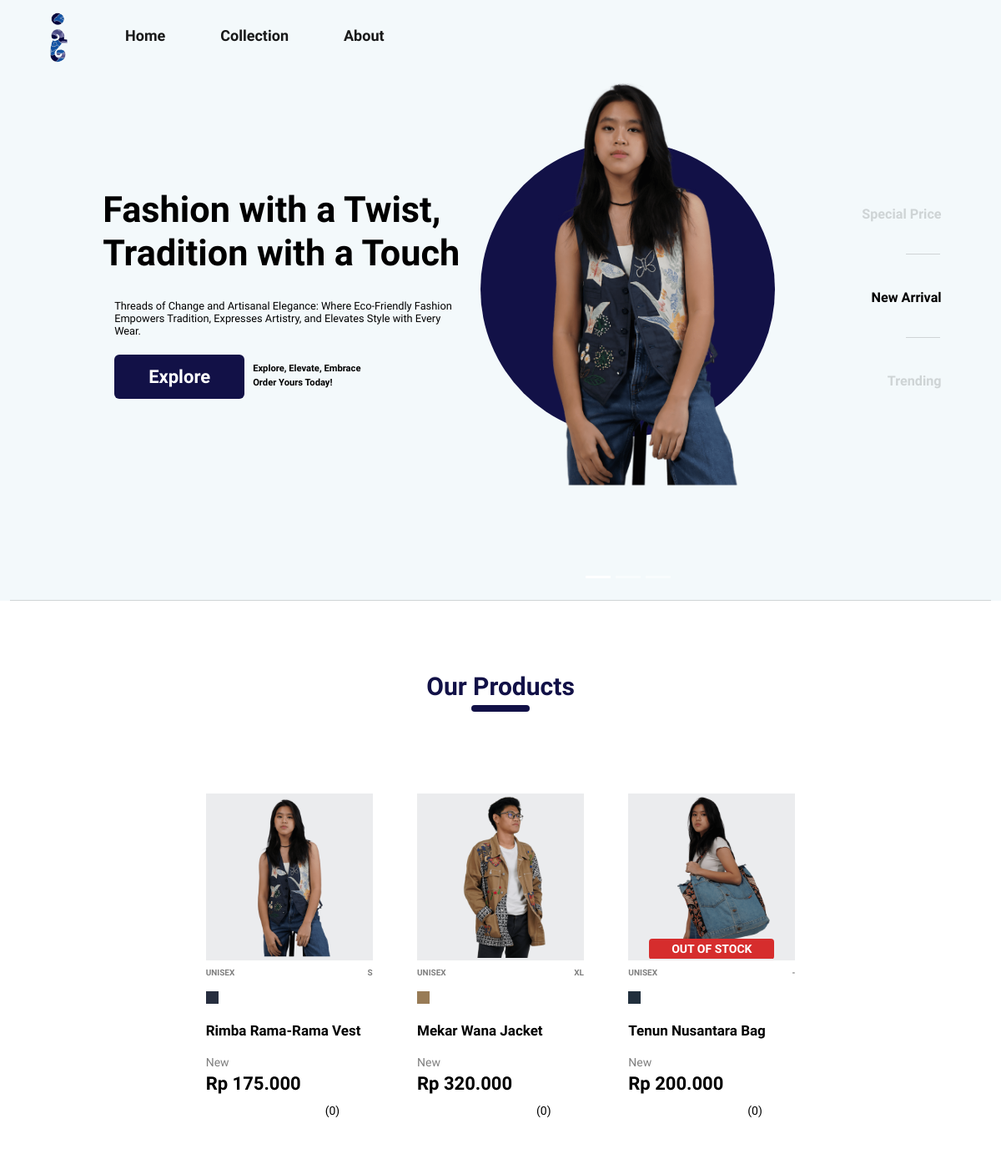
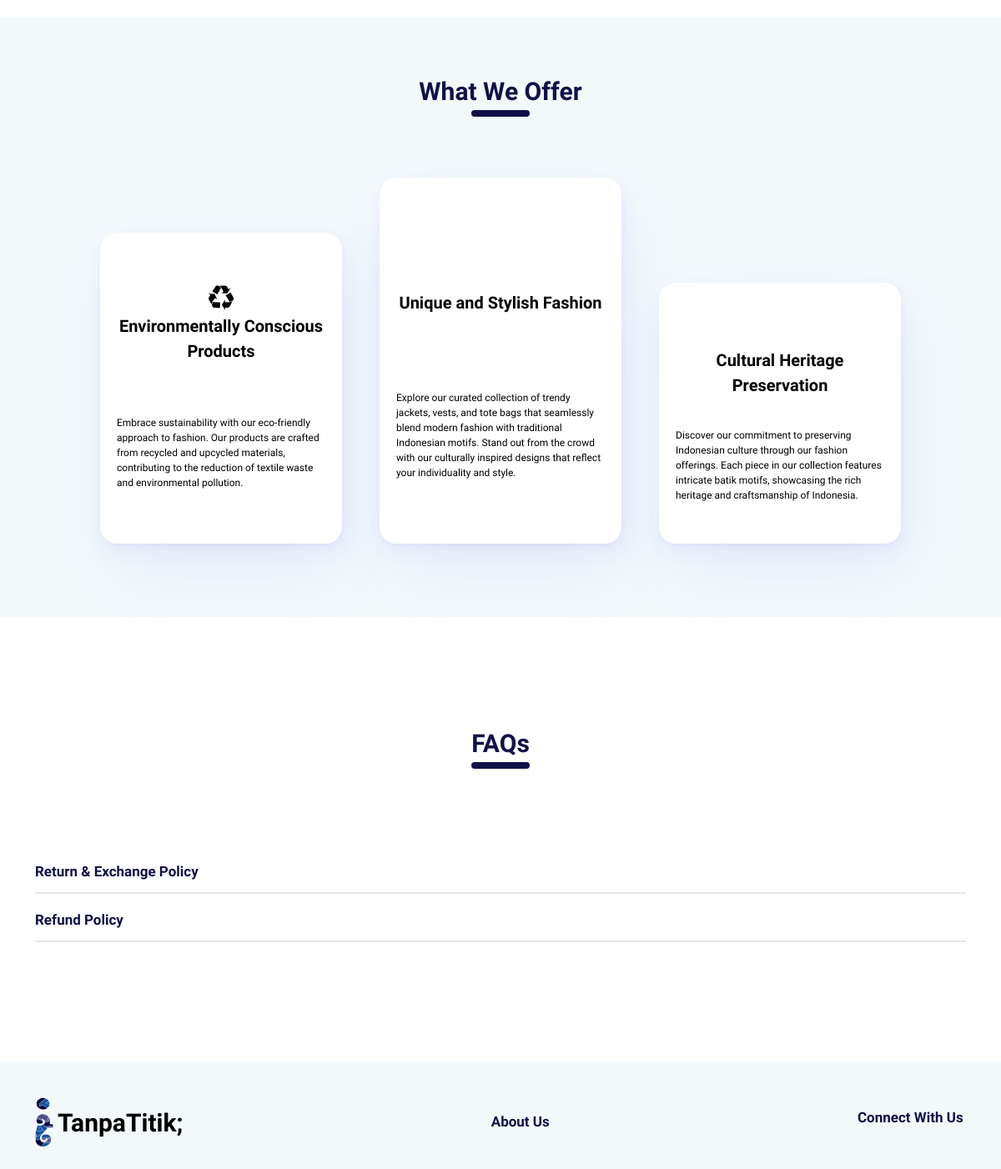
The page / on the database its author committed (2 pictures, top to bottom).
### mainPage/models.py (models this page shows, shortened)
class Additional(models.Model):
    name = models.CharField(max_length=200)
    img = models.ImageField(null=True, blank=True, upload_to="images/")

class Products(models.Model):
    name = models.CharField(max_length=200)
    product_index = models.IntegerField(default=0)
    img = models.ImageField(null=True, blank=True, upload_to="images/")
    color_circle = models.CharField(null=True, blank=True, max_length=200) #charfield or array?
    gender = models.CharField(null=True, blank=True, max_length=200)
    price = models.IntegerField(null=True,blank=True)
    offer = models.BooleanField(default=False)
    date = models.DateField(auto_now_add=True)
    status = models.CharField(null=True, blank=True, max_length=200)
    bio = models.CharField(null=True, blank=True, max_length=200)
    type = models.CharField(null=True, blank=True, max_length=200)
    size = models.CharField(null=True, blank=True, max_length=200)
    color = models.CharField(null=True, blank=True, max_length=200)
    color_hex = models.CharField(null=True, blank=True, max_length=200)
    stock = models.IntegerField(null=True,blank=True)
    @property
    def set_final_star(self):
        stars = self.products_review_set.all()
        stars = list(stars)
        total_stars = 0
        count = 0
        for i in stars:
            count += 1
            total_stars += i.star
        if count != 0:
            total_stars = total_stars / count
        return total_stars
    @property
    def set_final_star_len(self):
        stars = self.products_review_set.all()
        stars = list(stars)
        total_stars = 0
        count = 0
        for i in stars:
            count += 1
            total_stars += i.star
        if count != 0:
            total_stars = total_stars / count
        return count

class FAQs(models.Model):
    subject = models.CharField(max_length=200)
    text = models.CharField(max_length=200)

### mainPage/views.py (the view)
# urls.py: 2. Add a URL to urlpatterns:  path('', views.home, name='home')
def home (request):
    firstProduct = Products.objects.get(product_index=1) #First Displayed in the Carousel
    products = Products.objects.all()
    testimony = Testimony.objects.all()
    faqs = FAQs.objects.all()
    logo = Additional.objects.get(name="logo")
    if request.user.is_authenticated == True:
        customer = Customer.objects.get(user=request.user)
        customer_wishlist = Wishlist.objects.filter(customer=customer)
        order, created = Order.objects.get_or_create(customer=customer, current=True)
    else:
        customer = None
        customer_wishlist = []
        order = {'get_cart_total':0, 'get_cart_items':0}
    if request.POST.get("remove_search_button"):
        print("remove_search_button")
    if request.method == 'POST':
        searched = request.POST.get("search_bar", "")
        products = Products.objects.filter(name__contains=searched)
        print("ues")
    else:
        searched = ""
    return render(request, "main/home.html", {"logo":logo,"user":request.user,"customer":customer,"products":products,"firstProduct":firstProduct,"order":order,"customer_wishlist":customer_wishlist,"testimony":testimony,"faqs":faqs, "searched":searched})

### mainPage/templates/main/home.html (shortened to what this page needs)
<!DOCTYPE html>
{% extends "main/base2.html" %}
{% load static %}
{% load custom_filters %}
    {% block head %}
    <link rel="stylesheet" type="text/css" href="{% static '/css/homePage/home.css' %}">
    <link rel="stylesheet" type="text/css" href="{% static '/css/homePage/collection.css' %}">
    <link rel="stylesheet" type="text/css" href="{% static '/css/homePage/usp.css' %}">
    <link rel="stylesheet" type="text/css" href="{% static '/css/homePage/faq.css' %}">
    <link rel="stylesheet" type="text/css" href="{% static '/css/cart_wishlist/cart.css' %}">
    {% endblock head %}
    {% block content %}
    <div class="container-fluid" style="background-color:#F3F9FB;">
    <div class="container-fluid display">
        <div class="display_title">
          <div class="headline" style="line-height:1.2">
            Fashion with a Twist, Tradition with a Touch
          </div>
          <div class="subheadline" style="">
            Threads of Change and Artisanal Elegance: Where Eco-Friendly Fashion Empowers Tradition, Expresses Artistry, and Elevates Style with Every Wear.
          </div>
          <div class="call_to_action" style="">
            <a href="#collection"><button class="btn btn-primary">Explore</button></a>
            <div>Explore, Elevate, Embrace Order Yours Today!</div>
          </div>
        </div>
        <div class="display_photo">
          <div id="carouselExampleIndicators" class="carousel slide carousels" data-bs-ride="carousel" style="">
            <div class="carousel-indicators">
              <button type="button" data-bs-target="#carouselExampleIndicators" data-bs-slide-to="0" class="active" aria-current="true" aria-label="Slide 1"></button>
              {% for product in products|slice:"1:" %}
                <button type="button" data-bs-target="#carouselExampleIndicators" data-bs-slide-to="{{forloop.counter}}" aria-label="Slide {{forloop.counter|add:"1"}}"></button>
              {% endfor %}
            </div>
             <div class="carousel-inner parent_of_circle" >
              <div class="circle" style="background-color:{{firstProduct.color_circle}}">
                <div class="carousel-item active" style="">
                  <div class="img_div"> <img class="img_overview" src="{{firstProduct.img.url}}" alt="{{firstProduct.color_circle}}"></div>
                </div>
              </div>
            </div>
            <button class="carousel-control-prev button_carousel" type="button" data-bs-target="#carouselExampleIndicators" data-bs-slide="prev" style="left:0.5vw;bottom:20px;">
            </button>
            <button class="carousel-control-next button_carousel" type="button" data-bs-target="#carouselExampleIndicators" data-bs-slide="next" style="right:0.5vw;bottom:20px;">
            </button>
        </div>
        </div>
        <div class="display_status">
          <div>Special Price</div>
          <div>New Arrival</div>
          <div>Trending</div>
        </div>
    </div>
  </div>
    <div class="container collection" id="collection">
        <div class="home-heading">
          <div class="home-heading-text">Our Products</div>
          <div class="home-heading-shape"></div>
        </div>
      <div class="col-products">
        <div>
          {% for product in products %}
          <a href="/product/{{product.id}}">
          <div class="product" >
            <div class="product-img-container">
              <img class="img_product" src="{{product.img.url}}" alt="{{product.color_circle}}">
              {% if user.is_authenticated %}
                {% if product.is_wishlist|length >= 1 %}
                  {% for wishlist in product.is_wishlist %}
                    {% if wishlist.customer.user == user %}
                    <div class="heart is-active update-cart" data-product="{{product.id}}" data-action="remove" onclick="event.preventDefault()"></div>
                    {% else %}
                    <div id="heart{{product.id}}" class="heart update-cart" data-product="{{product.id}}" data-action="add" onclick="event.preventDefault()"></div>
                    {% endif %}
                  {% endfor %}
                {% else %}
                <div id="heart{{product.id}}" class="heart update-cart" data-product="{{product.id}}" data-action="add" onclick="event.preventDefault()"></div>
                {% endif %}
                {% else %}
                <div class="heart disabled" style="transition:none;" onclick="event.preventDefault()" data-bs-toggle="modal" data-bs-target="#exampleModalyes"></div>
              {% endif%}
              {% if product.stock == 0 %}
              <div class="out-of-stock-div"><div>OUT OF STOCK</div></div>
              {% endif %}
            </div>
            <div class="product-gender-size">
              <div class="product-gender">{{product.gender}}</div>
              <div class="product-size">{{product.size}}</div>
            </div>
            <div class="product-color-container">
                <div class="product-color" style="background-color:{{product.color_hex}}">
                </div>
            </div>
            <div class="product-name">{{product.name}}</div>
            {% if product.offer == False %}
              <div class="product-status">
                {% if product.status != None %}
                  {{product.status}}
                {% endif %}
              </div>
              <div class="product-price">Rp {{product.price|add_fullstop}}</div>
            {% endif %}
            <div class="product-review" data-review="{{product.set_final_star}}">
              <div id="{{product.id}}_stars" class="stars" data-product-id="{{product.id}}">
              </div>
              <div class="review-amount">({{product.set_final_star_len}})</div>
            </div>
          </div>
          </a>
          {% endfor %}
        </div>
      </div>
    </div>
    <div class="container-fluid usp">
      <div class="home-heading" style="margin-bottom:50px;margin-top:66px;">
        <div class="home-heading-text">What We Offer</div>
        <div class="home-heading-shape"></div>
      </div>
      <div class="usp-card-container-1">
          <div class="usp-card" style="height:373px;">
            <div class="usp-icon-title-container">
              <div class="usp-icon"><i class="fa fa-recycle" style="font-size:31px;"></i></div>
              <div class="usp-title">Environmentally Conscious Products</div>
            </div>
            <div class="usp-text">Embrace sustainability with our eco-friendly approach to fashion. Our products are crafted from recycled and upcycled materials, contributing to the reduction of textile waste and environmental pollution.</div>
          </div>
          <div class="usp-card">
            <div class="usp-icon-title-container">
              <div class="usp-title">Unique and Stylish Fashion</div>
            </div>
            <div class="usp-text">Explore our curated collection of trendy jackets, vests, and tote bags that seamlessly blend modern fashion with traditional Indonesian motifs. Stand out from the crowd with our culturally inspired designs that reflect your individuality and style.</div>
          </div>
          <div class="usp-card" style="height:313px;">
            <div class="usp-icon-title-container">
              <div class="usp-title">Cultural Heritage Preservation</div>
            </div>
            <div class="usp-text">Discover our commitment to preserving Indonesian culture through our fashion offerings. Each piece in our collection features intricate batik motifs, showcasing the rich heritage and craftsmanship of Indonesia.</div>
          </div>
        </div>
    </div>
    <div class="container faq">
      <div class="home-heading" style="margin-bottom:20px;margin-top:66px;">
        <div class="home-heading-text">FAQs</div>
        <div class="home-heading-shape"></div>
      </div>
      <div class="faq-question-container">
        {% for faq in faqs %}
          <div class="faq-question">
            <div class="faq-head" type="button" data-bs-toggle="collapse" data-bs-target="#faq-no-{{faq.id}}" aria-expanded="false" aria-controls="collapseExample">
              <div class="faq-head-title">{{faq.subject}}</div>
            </div>
          </div>
        {% endfor %}
      </div>
    </div>
    {% endblock %}

### mainPage/templates/main/base2.html (shortened to what this page needs)
<!DOCTYPE html>
{% load static %}
<html lang="en">
<head>
    <link href="https://cdn.jsdelivr.net/npm/bootstrap@5.2.3/dist/css/bootstrap.min.css" rel="stylesheet">
    <link rel="stylesheet" href="https://cdnjs.cloudflare.com/ajax/libs/font-awesome/4.7.0/css/font-awesome.min.css">
    <link rel="stylesheet" type="text/css" href="{% static '/css/general/base2.css' %}">
    <link rel="stylesheet" type="text/css" href="{% static '/css/general/footer.css' %}">
    {% block head %}
    {% endblock head %}
</head>
<body>
   <nav class="navbar navbar-expand-lg bg-body-tertiary fixed-top" id="navMain" style="margin:0px;padding:10px">
    <div class="container-fluid">
      <a class="navbar-brand" id="logo_div" href="#"><img class="logo" src="{{logo.img.url}}" alt="TanpaTitik"></a>
      <div class="collapse navbar-collapse" id="navbarNavAltMarkup">
        <ul class="navbar-nav me-auto mb-2 mb-lg-0">
          <li class="nav-item">
            <a class="nav-link active" aria-current="page" href="{% url 'home' %}">Home</a>
          </li>
          <li class="nav-item">
            <a class="nav-link active" aria-current="page" href="{% url 'home' %}#collection">Collection</a>
          </li>
          <li class="nav-item">
            <a class="nav-link active" href="{% url 'about' %}">About</a>
          </li>
        </ul>
      </div>
      <span class="navbar-text nav_text">
        <form method='POST' action="{% url 'home' %}#collection">
          <div class="search-box">
          </div>
        </form>
        <a href="{% url 'profile' %}" class="base-link"></a>
        <a href="{% url 'wishlist' %}" class="base-link">
        </a>
        <a href="{% url 'cart' %}" class="base-link">
        </a>
      </span>
    </div>
  </nav>
<div id="content" ,name="content", class="main">
    {% block content %}{% endblock %}
</div>
<div class="container-fluid footer-container">
  <div class="container footer">
    <a href="{% url 'home' %}"><div class="footer-company"><img class="footer-logo" src="{{logo.img.url}}" alt="TanpaTitik"><div>TanpaTitik;</div></div></a>
    <a href="{% url 'about' %}"><div class="footer-link" style="cursor:pointer">About Us</div></a>
    <div class="footer-social">
      <div class="footer-link">
        Connect With Us
      </div>
    </div>
  </div>
</div>
</body>
</html>

### rows shown on the page
Additional: img (picture)
Products: img (picture), gender "UNISEX", size "XL", name "Mekar Wana Jacket", status "New", price|add_fullstop "320.000", set_final_star_len "0"
Products: img (picture), stock "OUT OF STOCK", gender "UNISEX", size "-", name "Tenun Nusantara Bag", status "New", price|add_fullstop "200.000", set_final_star_len "0"
Products: img (picture), gender "UNISEX", size "S", name "Rimba Rama-Rama Vest", status "New", price|add_fullstop "175.000", set_final_star_len "0"
FAQs: subject "Return & Exchange Policy"
FAQs: subject "Refund Policy"
